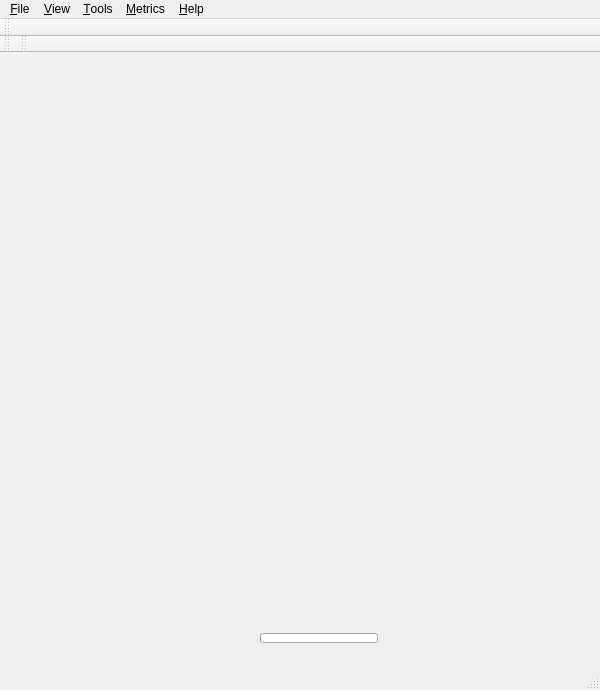
<?xml version="1.0" encoding="UTF-8"?>
<ui version="4.0">
 <class>ClinifaceMain</class>
 <widget class="QMainWindow" name="ClinifaceMain">
  <property name="geometry">
   <rect>
    <x>0</x>
    <y>0</y>
    <width>600</width>
    <height>690</height>
   </rect>
  </property>
  <property name="sizePolicy">
   <sizepolicy hsizetype="Preferred" vsizetype="Preferred">
    <horstretch>0</horstretch>
    <verstretch>0</verstretch>
   </sizepolicy>
  </property>
  <property name="minimumSize">
   <size>
    <width>300</width>
    <height>300</height>
   </size>
  </property>
  <property name="maximumSize">
   <size>
    <width>16777215</width>
    <height>16777215</height>
   </size>
  </property>
  <property name="windowTitle">
   <string/>
  </property>
  <property name="windowIcon">
   <iconset resource="../resources.qrc">
    <normaloff>:/logos/window_icon.png</normaloff>:/logos/window_icon.png</iconset>
  </property>
  <widget class="QWidget" name="centralwidget">
   <widget class="QProgressBar" name="progressBar">
    <property name="geometry">
     <rect>
      <x>260</x>
      <y>580</y>
      <width>118</width>
      <height>10</height>
     </rect>
    </property>
    <property name="maximumSize">
     <size>
      <width>16777215</width>
      <height>10</height>
     </size>
    </property>
    <property name="value">
     <number>0</number>
    </property>
    <property name="textVisible">
     <bool>false</bool>
    </property>
   </widget>
  </widget>
  <widget class="QMenuBar" name="menubar">
   <property name="geometry">
    <rect>
     <x>0</x>
     <y>0</y>
     <width>600</width>
     <height>22</height>
    </rect>
   </property>
   <widget class="QMenu" name="menu_File">
    <property name="title">
     <string>&amp;File</string>
    </property>
    <addaction name="action_Exit"/>
   </widget>
   <widget class="QMenu" name="menu_Help">
    <property name="title">
     <string>&amp;Help</string>
    </property>
    <addaction name="action_Help"/>
    <addaction name="action_About"/>
    <addaction name="action_Plugins"/>
   </widget>
   <widget class="QMenu" name="menu_Tools">
    <property name="title">
     <string>&amp;Tools</string>
    </property>
   </widget>
   <widget class="QMenu" name="menu_View">
    <property name="title">
     <string>&amp;View</string>
    </property>
   </widget>
   <widget class="QMenu" name="menu_Metrics">
    <property name="title">
     <string>&amp;Metrics</string>
    </property>
   </widget>
   <addaction name="menu_File"/>
   <addaction name="menu_View"/>
   <addaction name="menu_Tools"/>
   <addaction name="menu_Metrics"/>
   <addaction name="menu_Help"/>
  </widget>
  <widget class="QStatusBar" name="statusbar"/>
  <widget class="QToolBar" name="mainToolBar">
   <property name="windowTitle">
    <string>toolBar</string>
   </property>
   <property name="floatable">
    <bool>false</bool>
   </property>
   <attribute name="toolBarArea">
    <enum>TopToolBarArea</enum>
   </attribute>
   <attribute name="toolBarBreak">
    <bool>false</bool>
   </attribute>
  </widget>
  <widget class="QToolBar" name="visToolBar">
   <property name="minimumSize">
    <size>
     <width>0</width>
     <height>0</height>
    </size>
   </property>
   <property name="windowTitle">
    <string>toolBar</string>
   </property>
   <property name="floatable">
    <bool>false</bool>
   </property>
   <attribute name="toolBarArea">
    <enum>TopToolBarArea</enum>
   </attribute>
   <attribute name="toolBarBreak">
    <bool>true</bool>
   </attribute>
  </widget>
  <widget class="QToolBar" name="scmapToolBar">
   <property name="minimumSize">
    <size>
     <width>0</width>
     <height>0</height>
    </size>
   </property>
   <property name="windowTitle">
    <string>toolBar</string>
   </property>
   <property name="floatable">
    <bool>false</bool>
   </property>
   <attribute name="toolBarArea">
    <enum>TopToolBarArea</enum>
   </attribute>
   <attribute name="toolBarBreak">
    <bool>false</bool>
   </attribute>
  </widget>
  <action name="action_Exit">
   <property name="icon">
    <iconset resource="../resources.qrc">
     <normaloff>:/icons/exit.png</normaloff>:/icons/exit.png</iconset>
   </property>
   <property name="text">
    <string>&amp;Quit</string>
   </property>
   <property name="shortcut">
    <string>Ctrl+Q</string>
   </property>
  </action>
  <action name="action_VisualisationsToolbar">
   <property name="checkable">
    <bool>true</bool>
   </property>
   <property name="checked">
    <bool>true</bool>
   </property>
   <property name="text">
    <string>'Visualisations' Toolbar</string>
   </property>
   <property name="toolTip">
    <string>Show/hide the 'Visualisations' toolbar</string>
   </property>
  </action>
  <action name="action_Help">
   <property name="icon">
    <iconset resource="../resources.qrc">
     <normaloff>:/icons/help.png</normaloff>:/icons/help.png</iconset>
   </property>
   <property name="text">
    <string>&amp;Help</string>
   </property>
  </action>
  <action name="action_About">
   <property name="icon">
    <iconset resource="../resources.qrc">
     <normaloff>:/icons/about.png</normaloff>:/icons/about.png</iconset>
   </property>
   <property name="text">
    <string>&amp;About</string>
   </property>
   <property name="toolTip">
    <string>About Cliniface</string>
   </property>
  </action>
  <action name="action_Plugins">
   <property name="icon">
    <iconset resource="../resources.qrc">
     <normaloff>:/icons/plugins.png</normaloff>:/icons/plugins.png</iconset>
   </property>
   <property name="text">
    <string>&amp;Plugins</string>
   </property>
   <property name="toolTip">
    <string>Find out which plugins are loaded from the bin/plugins folder inside the Cliniface installation directory.</string>
   </property>
  </action>
  <action name="action_ScalarMappingToolbar">
   <property name="checkable">
    <bool>true</bool>
   </property>
   <property name="checked">
    <bool>true</bool>
   </property>
   <property name="text">
    <string>'Scalar Mapping' Toolbar</string>
   </property>
   <property name="toolTip">
    <string>Show/hide the 'Scalar Mapping' toolbar</string>
   </property>
  </action>
  <action name="action_ScanInfo">
   <property name="icon">
    <iconset resource="../resources.qrc">
     <normaloff>:/icons/MODEL_INFO</normaloff>:/icons/MODEL_INFO</iconset>
   </property>
   <property name="text">
    <string>Image Details</string>
   </property>
   <property name="toolTip">
    <string>Metadata about the selected image.</string>
   </property>
  </action>
  <action name="action_MetricsInfo">
   <property name="icon">
    <iconset resource="../resources.qrc">
     <normaloff>:/icons/METRICS</normaloff>:/icons/METRICS</iconset>
   </property>
   <property name="text">
    <string>HPO / Metrics Select</string>
   </property>
   <property name="toolTip">
    <string>Select subsets of HPO (Human Phenotype Ontology) terms and morphometrics.</string>
   </property>
  </action>
 </widget>
 <resources>
  <include location="../resources.qrc"/>
 </resources>
 <connections>
  <connection>
   <sender>action_Exit</sender>
   <signal>triggered()</signal>
   <receiver>ClinifaceMain</receiver>
   <slot>close()</slot>
   <hints>
    <hint type="sourcelabel">
     <x>-1</x>
     <y>-1</y>
    </hint>
    <hint type="destinationlabel">
     <x>255</x>
     <y>255</y>
    </hint>
   </hints>
  </connection>
  <connection>
   <sender>action_VisualisationsToolbar</sender>
   <signal>triggered(bool)</signal>
   <receiver>visToolBar</receiver>
   <slot>setVisible(bool)</slot>
   <hints>
    <hint type="sourcelabel">
     <x>-1</x>
     <y>-1</y>
    </hint>
    <hint type="destinationlabel">
     <x>255</x>
     <y>47</y>
    </hint>
   </hints>
  </connection>
  <connection>
   <sender>action_ScalarMappingToolbar</sender>
   <signal>triggered(bool)</signal>
   <receiver>scmapToolBar</receiver>
   <slot>setVisible(bool)</slot>
   <hints>
    <hint type="sourcelabel">
     <x>-1</x>
     <y>-1</y>
    </hint>
    <hint type="destinationlabel">
     <x>299</x>
     <y>62</y>
    </hint>
   </hints>
  </connection>
 </connections>
 <designerdata>
  <property name="gridDeltaX">
   <number>10</number>
  </property>
  <property name="gridDeltaY">
   <number>10</number>
  </property>
  <property name="gridSnapX">
   <bool>true</bool>
  </property>
  <property name="gridSnapY">
   <bool>true</bool>
  </property>
  <property name="gridVisible">
   <bool>true</bool>
  </property>
 </designerdata>
</ui>
